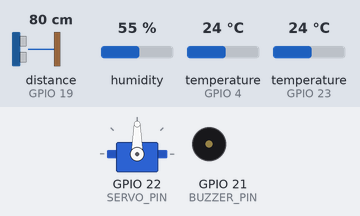
The sketch below on a simulated ESP32. Shown: servo, buzzer (waves = sounding, pin HIGH). Inputs (shaded band) come from the test bench; at power-on: distance to the obstacle (sensor on GPIO 19) 80 cm, temperature (sensors on GPIO 23, GPIO 4) 24 °C, humidity 55 %. The echo pulse lasts 58.3 µs per cm; WiFi joins after 1.5 s; servers stay silent unless stated; pins used as bus, display or sensor lines are not drawn; what the sketch prints to the serial monitor is not drawn.

Above: at 5.5 s.
5.6 s: distance to the obstacle (sensor on GPIO 19) set to 23 cm
9.1 s: distance to the obstacle (sensor on GPIO 19) set to 18 cm
At 10.4 s:
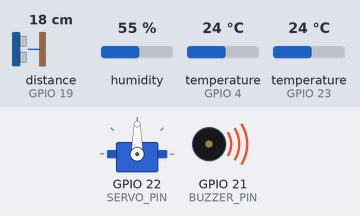
10.8 s: temperature (sensor on GPIO 23) set to 27.6 °C
12.3 s: temperature (sensor on GPIO 23) set to 28.8 °C
At 16.3 s:
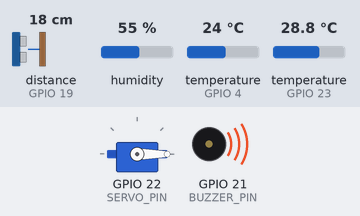
16.6 s: distance to the obstacle (sensor on GPIO 19) set to 35 cm
At 17.8 s:
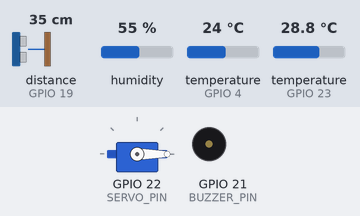
Timing chart, 0 to 19.6 s (numbered marks = the images above; inputs shaded):
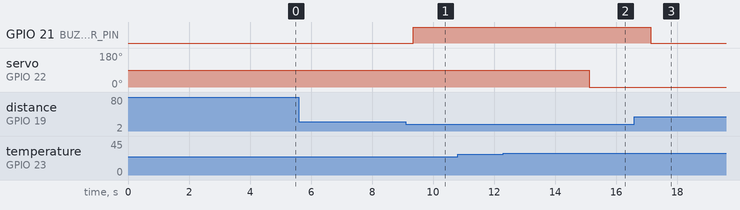

The sketch:

final_kode_program_ESP32.ino
```cpp
/* ============================================================
   HOME SECURITY ESP32 — BLYNK IOT (FINAL)

   Pin:
   - GPIO18 → HC-SR04 TRIG
   - GPIO19 → HC-SR04 ECHO
   - GPIO21 → Buzzer
   - GPIO4  → DS18B20 DATA (suhu air)
   - GPIO22 → Servo SG92R
   - GPIO23 → DHT22 DATA

   Blynk Virtual Pin:
   - V1 → Switch Mode Rumah (ARMED=Maling, DISARMED=Tamu)
   - V2 → Gauge Jarak (cm)
   - V3 → Label Status
   - V4 → Gauge Suhu Air (°C) - DS18B20
   - V5 → Gauge Suhu Ruangan (°C) - DHT22
   - V6 → Gauge Kelembaban (%) - DHT22
   - V7 → Switch Sistem Security ON/OFF

   Events:
   - motion_detected → maling (saat ARMED + V7 ON)
   - tamu_datang     → tamu (saat DISARMED + V7 ON)
   - suhu_air_bahaya → air > 44°C
   - suhu_kebakaran  → ruangan > 50°C
============================================================ */

#define BLYNK_TEMPLATE_ID   "TMPL6oY4vzk4j"
#define BLYNK_TEMPLATE_NAME "homesecurity"
#define BLYNK_AUTH_TOKEN    "TEfQB-5YnXC6Kc7sIwl7UmMVY0GdpOcf"
#define BLYNK_PRINT         Serial

#include <WiFi.h>
#include <BlynkSimpleEsp32.h>
#include <OneWire.h>
#include <DallasTemperature.h>
#include <ESP32Servo.h>
#include <DHT.h>

// ── WiFi ─────────────────────────────────────────────────────
const char* ssid = "A32";
const char* pass = "jirolupat";

// ── Pin ──────────────────────────────────────────────────────
#define TRIG_PIN      18
#define ECHO_PIN      19
#define BUZZER_PIN    21
#define ONE_WIRE_BUS   4
#define SERVO_PIN     22
#define DHT_PIN       23
#define DHT_TYPE      DHT22

// ── Virtual Pin ──────────────────────────────────────────────
#define VPIN_ARM        V1
#define VPIN_DISTANCE   V2
#define VPIN_STATUS     V3
#define VPIN_SUHU_AIR   V4
#define VPIN_SUHU_RUANG V5
#define VPIN_HUMIDITY   V6
#define VPIN_SYSTEM     V7

// ── Konstanta ────────────────────────────────────────────────
const float          JARAK_BAHAYA     = 20.0;
const float          JARAK_MIN_VALID  = 2.0;
const float          SUHU_RUANG_BATAS = 28.0;
const float          SUHU_KEBAKARAN   = 50.0;
const unsigned long  WARMUP_MS        = 3000;
const unsigned long  INTERVAL_JARAK   = 200;
const unsigned long  INTERVAL_SUHU    = 2000;
const unsigned long  COOLDOWN_NOTIF   = 5000;
const unsigned long  WIFI_TIMEOUT     = 15000;
const unsigned long  RECONNECT_CD     = 10000;
const int            KONFIRMASI_MAKS  = 3;

const float SUHU_AIR_AMAN_MIN  = 37.0;
const float SUHU_AIR_AMAN_MAX  = 40.0;
const float SUHU_AIR_PANAS_MAX = 44.0;

const unsigned long BUZZER_TAMU_MS = 1000;

// ── State ────────────────────────────────────────────────────
bool          isArmed            = true;
bool          systemOn           = true;
bool          sensorReady        = false;
bool          buzzerNyala        = false;
unsigned long buzzerOnTime       = 0;
bool          modeMaling         = false;
int           posServo           = -1;
int           konfirmasi         = 0;
unsigned long lastNotif          = 0;
unsigned long lastNotifAir       = 0;
unsigned long lastNotifKebakaran = 0;
unsigned long bootTime           = 0;
unsigned long lastReconnect      = 0;

// ── Objek ────────────────────────────────────────────────────
OneWire           oneWire(ONE_WIRE_BUS);
DallasTemperature sensorAir(&oneWire);
DHT               dht(DHT_PIN, DHT_TYPE);
Servo             myServo;
BlynkTimer        timer;

// ── Forward declarations ─────────────────────────────────────
void bacaSensor();
void bacaSuhuAir();
void bacaDHT();
void buzzerNyalaFn(bool maling);
void buzzerMatiFn();
void cekBuzzerTimeout();
void setServo(int derajat);
void sendStatus();
void sendStatusWithWindow(bool jendelaBuka, bool kebakaran);
bool connectWiFi();

// ════════════════════════════════════════════════════════════
//  UTILITY
// ════════════════════════════════════════════════════════════
void printSep(char c = '-') {
  for (int i = 0; i < 48; i++) Serial.print(c);
  Serial.println();
}

// ════════════════════════════════════════════════════════════
//  BUZZER
// ════════════════════════════════════════════════════════════
void buzzerNyalaFn(bool maling) {
  if (!buzzerNyala) {
    digitalWrite(BUZZER_PIN, HIGH);
    buzzerNyala  = true;
    modeMaling   = maling;
    buzzerOnTime = millis();
    if (maling) {
      Serial.println("  [BUZZER] >>> ALARM (terus menerus) <<<");
    } else {
      Serial.println("  [BUZZER] >>> TAMU (bunyi pendek) <<<");
    }
  } else if (maling) {
    // Update mode jadi maling kalau sebelumnya tamu tapi sekarang ada bahaya lebih besar
    modeMaling = true;
  }
}

void buzzerMatiFn() {
  if (buzzerNyala) {
    digitalWrite(BUZZER_PIN, LOW);
    buzzerNyala = false;
    Serial.println("  [BUZZER] Mati");
  }
}

void cekBuzzerTimeout() {
  if (buzzerNyala && !modeMaling) {
    if (millis() - buzzerOnTime >= BUZZER_TAMU_MS) {
      buzzerMatiFn();
      konfirmasi = 0;
    }
  }
}

// ════════════════════════════════════════════════════════════
//  SERVO
// ════════════════════════════════════════════════════════════
void setServo(int derajat) {
  if (posServo != derajat) {
    myServo.write(derajat);
    posServo = derajat;
    Serial.print("  [SERVO]  Bergerak ke ");
    Serial.print(derajat);
    Serial.println(" derajat");
  }
}

// ════════════════════════════════════════════════════════════
//  WIFI
// ════════════════════════════════════════════════════════════
bool connectWiFi() {
  Serial.print("  [WIFI] Menghubungkan ke: ");
  Serial.println(ssid);
  WiFi.disconnect(true);
  delay(500);
  WiFi.mode(WIFI_STA);
  WiFi.begin(ssid, pass);

  unsigned long t = millis();
  while (WiFi.status() != WL_CONNECTED) {
    if (millis() - t >= WIFI_TIMEOUT) {
      Serial.println("\n  [WIFI] GAGAL! Pastikan:");
      Serial.println("         1. Hotspot/WiFi menyala");
      Serial.println("         2. Nama & password benar");
      Serial.println("         3. Frekuensi WiFi 2.4GHz (bukan 5GHz)");
      return false;
    }
    delay(500);
    Serial.print(".");
  }
  Serial.println();
  Serial.print("  [WIFI] Terhubung! IP: ");
  Serial.println(WiFi.localIP());
  return true;
}

// ════════════════════════════════════════════════════════════
//  BLYNK
// ════════════════════════════════════════════════════════════
void sendStatus() {
  if (!Blynk.connected()) return;
  Blynk.virtualWrite(VPIN_STATUS, isArmed ? "ARMED" : "DISARMED");
  Blynk.virtualWrite(VPIN_ARM,    isArmed ? 1 : 0);
  Blynk.virtualWrite(VPIN_SYSTEM, systemOn ? 1 : 0);
  Serial.println("  [BLYNK] Status dikirim ke dashboard");
}

BLYNK_CONNECTED() {
  Blynk.syncVirtual(VPIN_ARM);
  Blynk.syncVirtual(VPIN_SYSTEM);
  sendStatus();
  printSep('=');
  Serial.println("  [BLYNK] Terhubung ke server Blynk IoT!");
  printSep('=');
}

// V1 — Mode Rumah (Tamu/Maling)
BLYNK_WRITE(VPIN_ARM) {
  isArmed = param.asInt();
  printSep();
  if (isArmed) {
    Serial.println("  [MODE]   RUMAH KOSONG (deteksi = Maling)");
  } else {
    Serial.println("  [MODE]   ADA PENGHUNI (deteksi = Tamu)");
  }
  sendStatus();
  printSep();
}

// V7 — Sistem Security ON/OFF
BLYNK_WRITE(VPIN_SYSTEM) {
  systemOn = param.asInt();
  printSep();
  if (systemOn) {
    Serial.println("  [SISTEM] AKTIF — Sensor jarak & buzzer berjalan");
  } else {
    Serial.println("  [SISTEM] NONAKTIF — Sensor jarak & buzzer dimatikan");
    buzzerMatiFn();
    konfirmasi = 0;
    if (Blynk.connected()) Blynk.virtualWrite(VPIN_DISTANCE, 0);
  }
  sendStatus();
  printSep();
}

// ════════════════════════════════════════════════════════════
//  SETUP
// ════════════════════════════════════════════════════════════
void setup() {
  Serial.begin(115200);
  delay(2000);

  printSep('=');
  Serial.println("  HOME SECURITY ESP32 - BLYNK IOT (FINAL)");
  printSep('=');

  pinMode(TRIG_PIN,   OUTPUT);
  pinMode(ECHO_PIN,   INPUT);
  pinMode(BUZZER_PIN, OUTPUT);
  digitalWrite(TRIG_PIN,   LOW);
  digitalWrite(BUZZER_PIN, LOW);

  sensorAir.begin();
  int jumlah = sensorAir.getDeviceCount();
  Serial.print("  [DS18B20] Sensor suhu air ditemukan: ");
  Serial.println(jumlah);
  if (jumlah == 0) {
    Serial.println("  [DS18B20] WARNING: Cek kabel & pull-up 4.7k di GPIO4");
  }

  dht.begin();
  Serial.println("  [DHT22]  Sensor suhu ruangan & kelembaban siap di GPIO23");

  myServo.attach(SERVO_PIN);
  setServo(90);

  Serial.println("  [INIT] Semua perangkat siap");
  printSep();

  if (connectWiFi()) {
    Blynk.config(BLYNK_AUTH_TOKEN);
    Blynk.connect(3000);
  } else {
    Serial.println("  [WARN] Blynk tidak aktif, sensor tetap jalan lokal");
  }

  bootTime = millis();

  timer.setInterval(INTERVAL_JARAK, bacaSensor);
  timer.setInterval(INTERVAL_SUHU,  bacaSuhuAir);
  timer.setInterval(INTERVAL_SUHU,  bacaDHT);

  printSep();
  Serial.println("  [BOOT] Sistem siap, warm-up 3 detik...");
  printSep();
}

// ════════════════════════════════════════════════════════════
//  LOOP
// ════════════════════════════════════════════════════════════
void loop() {
  if (WiFi.status() != WL_CONNECTED) {
    if (millis() - lastReconnect > RECONNECT_CD) {
      lastReconnect = millis();
      Serial.println("  [WIFI] Terputus, reconnect...");
      connectWiFi();
    }
    timer.run();
    return;
  }

  if (!Blynk.connected()) {
    if (millis() - lastReconnect > RECONNECT_CD) {
      lastReconnect = millis();
      Serial.println("  [BLYNK] Reconnecting...");
      Blynk.connect(3000);
    }
  }

  Blynk.run();
  timer.run();
  cekBuzzerTimeout();
}

// ════════════════════════════════════════════════════════════
//  UKUR JARAK
// ════════════════════════════════════════════════════════════
float ukurJarak() {
  digitalWrite(TRIG_PIN, LOW);
  delayMicroseconds(2);
  digitalWrite(TRIG_PIN, HIGH);
  delayMicroseconds(10);
  digitalWrite(TRIG_PIN, LOW);

  long durasi = pulseIn(ECHO_PIN, HIGH, 30000);
  if (durasi == 0) return -1.0;
  return durasi * 0.034f / 2.0f;
}

// ════════════════════════════════════════════════════════════
//  TASK: BACA JARAK (setiap 200ms)
// ════════════════════════════════════════════════════════════
void bacaSensor() {
  if (!sensorReady) {
    if (millis() - bootTime >= WARMUP_MS) {
      sensorReady = true;
      Serial.println("  [SENSOR] HC-SR04 siap memantau!");
      sendStatus();
    }
    return;
  }

  if (!systemOn) {
    return;
  }

  float jarak = ukurJarak();

  if (jarak < 0) {
    konfirmasi = 0;
    return;
  }

  if (jarak < JARAK_MIN_VALID) {
    konfirmasi = 0;
    if (Blynk.connected()) Blynk.virtualWrite(VPIN_DISTANCE, 0);
    return;
  }

  if (Blynk.connected()) Blynk.virtualWrite(VPIN_DISTANCE, jarak);

  Serial.print("  [JARAK]  ");
  Serial.print(jarak, 1);
  Serial.print(" cm");

  if (jarak < JARAK_BAHAYA) {
    konfirmasi++;
    Serial.print("  | Objek terdeteksi! Konfirmasi: ");
    Serial.print(konfirmasi);
    Serial.print("/");
    Serial.print(KONFIRMASI_MAKS);

    if (konfirmasi >= KONFIRMASI_MAKS) {
      if (isArmed) {
        Serial.print(" >>> ALARM MALING!");
        buzzerNyalaFn(true);

        if (Blynk.connected() && millis() - lastNotif >= COOLDOWN_NOTIF) {
          Blynk.logEvent("motion_detected", "WARNING! Penyusup terdeteksi saat rumah kosong!");
          lastNotif = millis();
        }
      } else {
        Serial.print(" >>> Tamu datang");
        buzzerNyalaFn(false);

        if (Blynk.connected() && millis() - lastNotif >= COOLDOWN_NOTIF) {
          Blynk.logEvent("tamu_datang", "Ada tamu di depan rumah");
          lastNotif = millis();
        }
      }
    }
  } else {
    Serial.print("  | Aman");
    konfirmasi = 0;
    if (buzzerNyala && modeMaling) {
      buzzerMatiFn();
    }
  }
  Serial.println();
}

// ════════════════════════════════════════════════════════════
//  TASK: BACA SUHU AIR — DS18B20 (setiap 2000ms)
// ════════════════════════════════════════════════════════════
void bacaSuhuAir() {
  sensorAir.requestTemperatures();
  float suhu = sensorAir.getTempCByIndex(0);

  if (suhu == DEVICE_DISCONNECTED_C || suhu < -10.0 || suhu > 100.0) {
    Serial.println("  [AIR]    ERROR: DS18B20 tidak terbaca! Cek kabel & pull-up 4.7k di GPIO4");
    return;
  }

  Serial.print("  [AIR]    Suhu air: ");
  Serial.print(suhu, 1);
  Serial.print(" C  |  Kategori: ");

  if (suhu > SUHU_AIR_PANAS_MAX) {
    Serial.println("BAHAYA! Risiko luka bakar");
    if (Blynk.connected() && millis() - lastNotifAir >= COOLDOWN_NOTIF) {
      Blynk.logEvent("suhu_air_bahaya", "BAHAYA! Suhu air > 44C, risiko luka bakar!");
      lastNotifAir = millis();
    }
  } else if (suhu >= (SUHU_AIR_AMAN_MAX + 0.1) && suhu <= SUHU_AIR_PANAS_MAX) {
    Serial.println("PANAS - hati-hati");
  } else if (suhu >= SUHU_AIR_AMAN_MIN && suhu <= SUHU_AIR_AMAN_MAX) {
    Serial.println("AMAN - nyaman untuk mandi");
  } else {
    Serial.println("Di luar rentang monitoring");
  }

  if (Blynk.connected()) Blynk.virtualWrite(VPIN_SUHU_AIR, suhu);
}

// ════════════════════════════════════════════════════════════
//  TASK: BACA DHT22 — Suhu Ruangan + Kelembaban (setiap 2000ms)
// ════════════════════════════════════════════════════════════
void bacaDHT() {
  float suhu       = dht.readTemperature();
  float kelembaban = dht.readHumidity();

  if (isnan(suhu) || isnan(kelembaban)) {
    Serial.println("  [DHT22]  ERROR: Sensor tidak terbaca! Cek kabel di GPIO23");
    return;
  }

  Serial.print("  [DHT22]  Suhu ruangan: ");
  Serial.print(suhu, 1);
  Serial.print(" C  |  Kelembaban: ");
  Serial.print(kelembaban, 1);
  Serial.print(" %  |  Jendela: ");

  bool kebakaran   = (suhu > SUHU_KEBAKARAN);
  bool jendelaBuka = (suhu > SUHU_RUANG_BATAS);

  if (kebakaran) {
    Serial.println("!!! SUHU EKSTREM - KEMUNGKINAN KEBAKARAN !!!");
    setServo(0); // buka jendela untuk ventilasi asap
    buzzerNyalaFn(true);

    if (Blynk.connected() && millis() - lastNotifKebakaran >= COOLDOWN_NOTIF) {
      Blynk.logEvent("suhu_kebakaran", "BAHAYA! Suhu ruangan ekstrem, indikasi kebakaran!");
      lastNotifKebakaran = millis();
    }
  } else if (jendelaBuka) {
    setServo(0);
    Serial.println("BUKA (0°) — suhu > 28C");
  } else {
    setServo(90);
    Serial.println("TUTUP (90°) — suhu <= 28C");
  }

  if (Blynk.connected()) Blynk.virtualWrite(VPIN_SUHU_RUANG, suhu);
  if (Blynk.connected()) Blynk.virtualWrite(VPIN_HUMIDITY,   kelembaban);

  sendStatusWithWindow(jendelaBuka, kebakaran);
}

// ════════════════════════════════════════════════════════════
//  Update status text gabungan sistem + jendela + kebakaran
// ════════════════════════════════════════════════════════════
void sendStatusWithWindow(bool jendelaBuka, bool kebakaran) {
  if (!Blynk.connected()) return;

  String status;
  if (kebakaran) {
    status = "BAHAYA KEBAKARAN!";
  } else if (!systemOn) {
    status = "SISTEM OFF";
  } else {
    status = isArmed ? "ARMED" : "DISARMED";
  }

  status += jendelaBuka ? " | Jendela BUKA" : " | Jendela TUTUP";
  Blynk.virtualWrite(VPIN_STATUS, status);
}
```

Measured:
- the behaviour switches between 21 and 20 cm on distance to the obstacle (sensor on GPIO 19) (found by bisection; images 0 and 1)
- the behaviour switches between 28 and 28.1 °C on temperature (sensor on GPIO 23) (found by bisection; images 1 and 2)
- after the input at 5.6 s, every drawn part: stays the same
- after the input at 9.1 s, GPIO 21 (BUZZER_PIN): LOW → HIGH after 0.25 s
- after the input at 10.8 s, every drawn part: stays the same
- after the input at 12.3 s, servo on GPIO 22 (SERVO_PIN): 90° → 0° after 2.8 s
- after the input at 16.6 s, GPIO 21 (BUZZER_PIN): HIGH → LOW after 0.53 s
